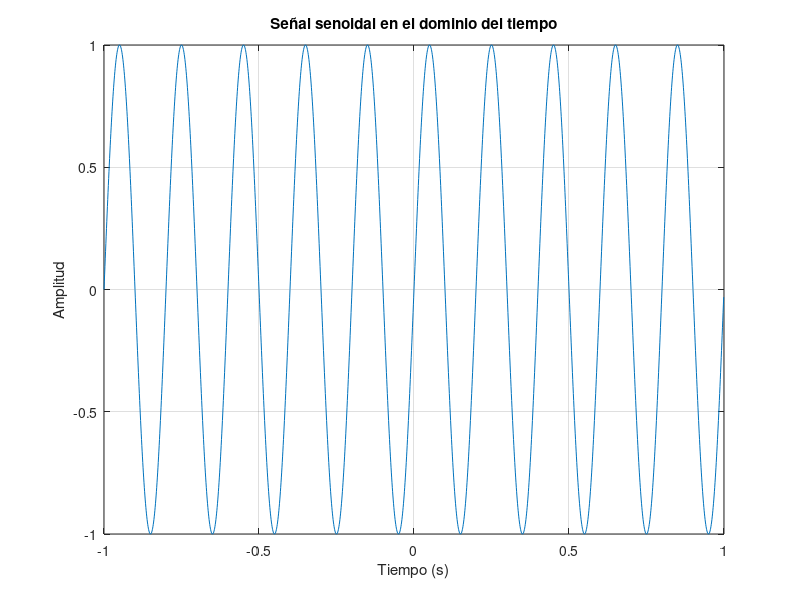
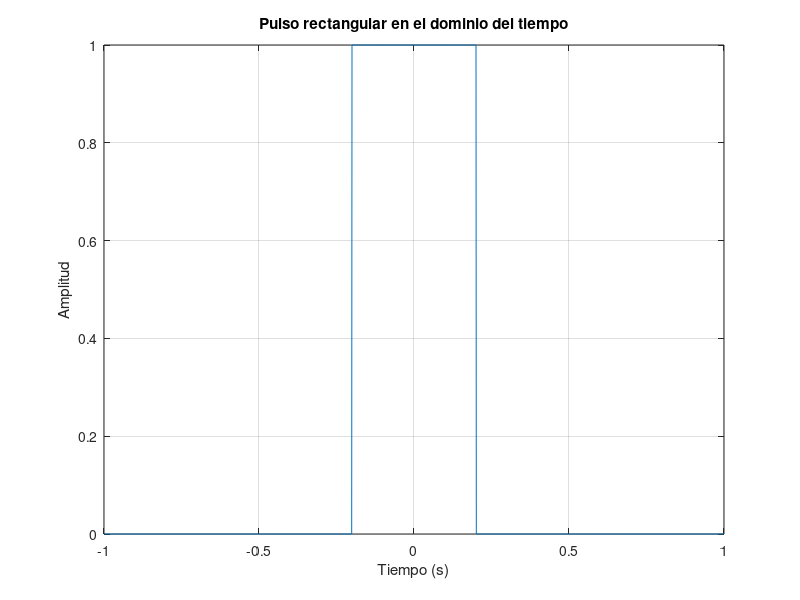
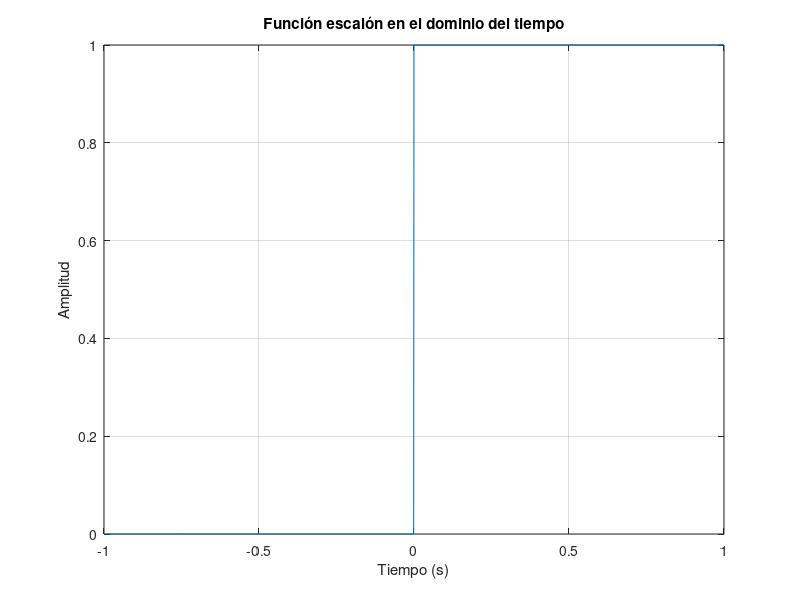
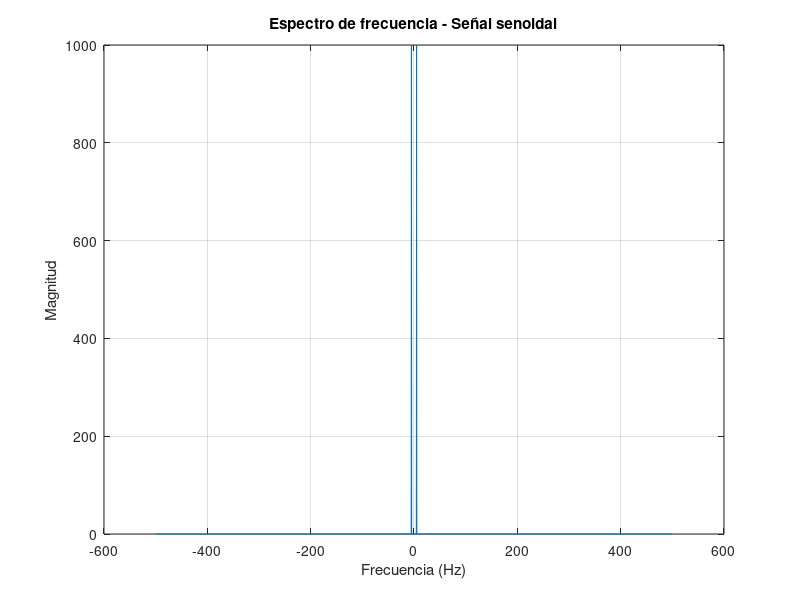

Write MATLAB code to recreate these figures, in order.
% ============================================
% SIMULACIÓN Y ANÁLISIS DE SEÑALES CON FOURIER
% ============================================

clc;
clear;
close all;

% --------------------------------------------
% 1. Parámetros de tiempo
% --------------------------------------------

fs = 1000;              % Frecuencia de muestreo (Hz)
t = -1:1/fs:1-1/fs;    % Vector de tiempo

% --------------------------------------------
% 2. Crear señales
% --------------------------------------------

% Señal senoidal
f = 5;  
senal_seno = sin(2*pi*f*t);

% Pulso rectangular
pulso = double(abs(t) < 0.2);

% Función escalón
escalon = double(t >= 0);

% --------------------------------------------
% 3. Graficar señales en el tiempo
% --------------------------------------------

figure;
plot(t, senal_seno);
title('Señal senoidal en el dominio del tiempo');
xlabel('Tiempo (s)');
ylabel('Amplitud');
grid on;

figure;
plot(t, pulso);
title('Pulso rectangular en el dominio del tiempo');
xlabel('Tiempo (s)');
ylabel('Amplitud');
grid on;

figure;
plot(t, escalon);
title('Función escalón en el dominio del tiempo');
xlabel('Tiempo (s)');
ylabel('Amplitud');
grid on;

% --------------------------------------------
% 4. Transformada de Fourier
% --------------------------------------------

fft_seno = fft(senal_seno);
fft_pulso = fft(pulso);
fft_escalon = fft(escalon);

n = length(t);
frecuencia = (-n/2:n/2-1)*(fs/n);

% Centrar espectro
fft_seno_shift = fftshift(fft_seno);
fft_pulso_shift = fftshift(fft_pulso);
fft_escalon_shift = fftshift(fft_escalon);

% --------------------------------------------
% 5. Magnitud del espectro
% --------------------------------------------

figure;
plot(frecuencia, abs(fft_seno_shift));
title('Espectro de frecuencia - Señal senoidal');
xlabel('Frecuencia (Hz)');
ylabel('Magnitud');
grid on;

figure;
plot(frecuencia, abs(fft_pulso_shift));
title('Espectro de frecuencia - Pulso rectangular');
xlabel('Frecuencia (Hz)');
ylabel('Magnitud');
grid on;

figure;
plot(frecuencia, abs(fft_escalon_shift));
title('Espectro de frecuencia - Función escalón');
xlabel('Frecuencia (Hz)');
ylabel('Magnitud');
grid on;

% --------------------------------------------
% 6. Fase del espectro
% --------------------------------------------

figure;
plot(frecuencia, angle(fft_seno_shift));
title('Fase - Señal senoidal');
xlabel('Frecuencia (Hz)');
ylabel('Fase');
grid on;

% --------------------------------------------
% 7. Propiedad de linealidad
% --------------------------------------------

senal_combinada = senal_seno + pulso;

fft_combinada = fftshift(fft(senal_combinada));

figure;
plot(frecuencia, abs(fft_combinada));
title('Espectro de señal combinada (Propiedad de linealidad)');
xlabel('Frecuencia (Hz)');
ylabel('Magnitud');

grid on;
